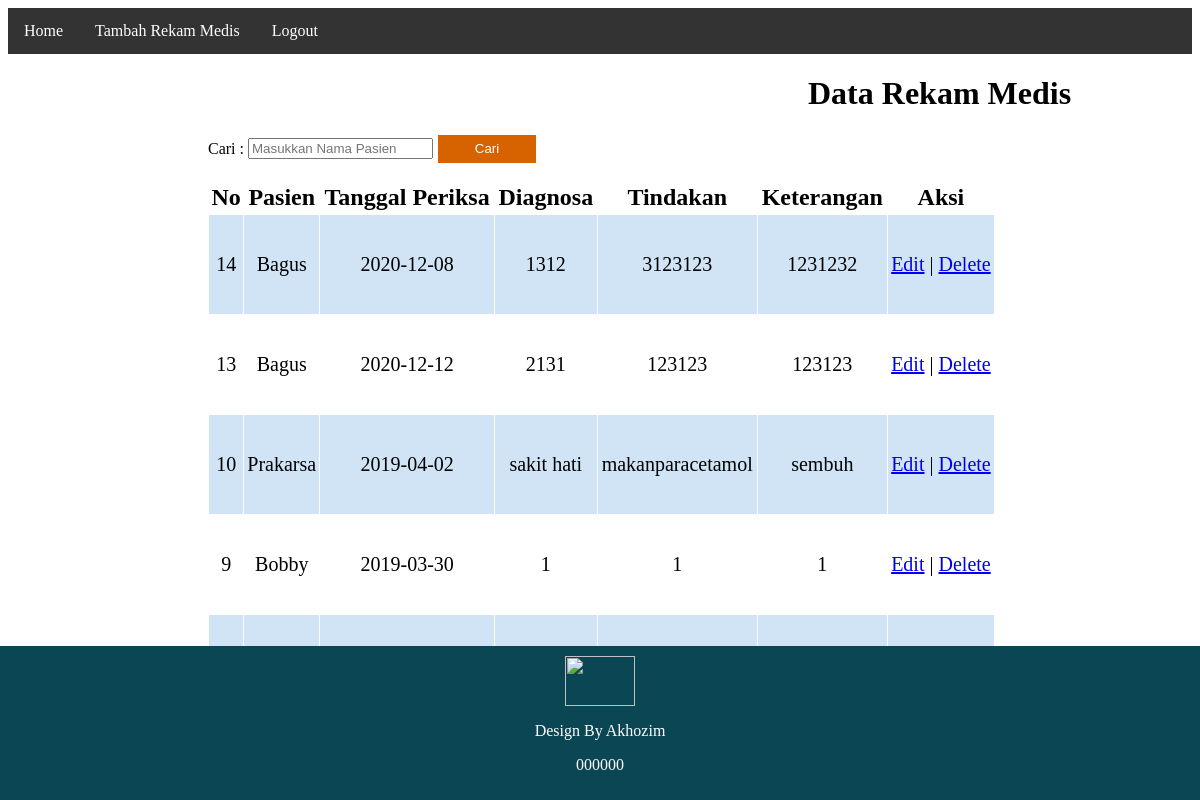
The app's page /index.php (signed in) with its own data.
### tables this page shows
CREATE TABLE `rekammedis` (
  `kd_RM` int(20) NOT NULL,
  `tgl_periksa` date NOT NULL,
  `kd_pasien` int(20) NOT NULL,
  `diagnosa` varchar(150) NOT NULL,
  `tindakan` varchar(150) NOT NULL,
  `ket` varchar(200) NOT NULL
);

CREATE TABLE `rekampasien` (
  `kd_pasien` int(20) NOT NULL,
  `namaPasien` varchar(50) NOT NULL,
  `alamatPasien` varchar(50) NOT NULL,
  `hpPasien` varchar(20) NOT NULL
);

### index.php (the view, shortened to what this page needs)
<?php
include('session.php');
if(isset($_GET['cari'])){
		$cari = $_GET['cari'];
		$result = mysqli_query($conn,"select * from rekammedis INNER JOIN rekampasien ON rekammedis.kd_pasien = rekampasien.kd_pasien where rekampasien.namaPasien like '%".$cari."%' ");
	}else{
$result = mysqli_query($conn, "SELECT * FROM rekammedis INNER JOIN rekampasien ON rekammedis.kd_pasien = rekampasien.kd_pasien order by kd_RM DESC ");
}
?>
<html>
<head>
</head>
<body>
    <ul>
  <li><a class="active" href="index.php">Home</a></li>
  <li><a href="add.php">Tambah Rekam Medis</a></li>
  <li><a href="logout.php">Logout</a></li>
</ul>
    <div class="badan">
        <h1>Data Rekam Medis</h1>
    <form action="index.php" method="get">
	<label>Cari :</label>
	<input type="text" name="cari" placeholder="Masukkan Nama Pasien">
	<input type="submit" value="Cari"  class="tombol">
    </form>
    <table width='80%' border=1 class="paleBlueRows">
    <tr>
        <th>No</th> <th>Pasien</th> <th>Tanggal Periksa</th> <th>Diagnosa</th> <th>Tindakan</th> <th>Keterangan</th> <th>Aksi</th>
    </tr>
    <?php
    while($rekam_medis = mysqli_fetch_array($result)) {
        echo "<tr>";
        echo "<td>".$rekam_medis['kd_RM']."</td>";
        echo "<td>".$rekam_medis['namaPasien']."</td>";
        echo "<td>".$rekam_medis['tgl_periksa']."</td>";
        echo "<td>".$rekam_medis['diagnosa']."</td>";
        echo "<td>".$rekam_medis['tindakan']."</td>";
        echo "<td>".$rekam_medis['ket']."</td>";
        echo "<td><a href='edit.php?id=$rekam_medis[kd_RM]'>Edit</a> | <a href='delete.php?id=$rekam_medis[kd_RM]'>Delete</a></td></tr>";
    }
    ?>
    </table></div>
</body>
    <?php include('footer.php'); ?>
</html>

### footer.php
<div id="footer">
       <img src="https://www.uii.ac.id/wp-content/uploads/2017/04/Logo-UII-Asli.png" width="70px" height="50px">
       <p>Design By Akhozim</p>
       <p>000000</p>
    </div>

### index.php (style rules this page uses)
table.paleBlueRows { font-family: "Times New Roman", Times, serif; border: 1px solid #FFFFFF; text-align: center; border-collapse: collapse; font-size: 24px; }
table.paleBlueRows td, table.paleBlueRows th { border: 1px solid #FFFFFF; padding: 3px 2px; }
table.paleBlueRows tbody td { font-size: 20px; height: 100px; }
table.paleBlueRows tr:nth-child(even) { background: #D0E4F5; }
.badan { margin-left: 200px; }
h1 { margin-left: 600px; }
ul { list-style-type: none; margin: 0; padding: 0; overflow: hidden; background-color: #333; }
li { float: left; }
li a { display: block; color: white; text-align: center; padding: 14px 16px; text-decoration: none; }
html { font-family: calibri; }
.tombol { background-color: #d66300; width: 100px; height: 30px; border: 1px solid white; color : white; }
#footer { position: fixed; left: 0; bottom: 0; width: 100%; color: white; text-align: center; padding-top: 10px; padding-bottom: 10px; background-color: #0b4654; }

### records on screen
rekammedis: kd_RM "14", kd_pasien.namaPasien "Bagus", tgl_periksa "2020-12-08", diagnosa "1312", tindakan "3123123", ket "1231232"
rekammedis: kd_RM "13", kd_pasien.namaPasien "Bagus", tgl_periksa "2020-12-12", diagnosa "2131", tindakan "123123", ket "123123"
rekammedis: kd_RM "10", kd_pasien.namaPasien "Prakarsa", tgl_periksa "2019-04-02", diagnosa "sakit hati", tindakan "makanparacetamol", ket "sembuh"
rekammedis: kd_RM "9", kd_pasien.namaPasien "Bobby", tgl_periksa "2019-03-30", diagnosa "1", tindakan "1", ket "1"
